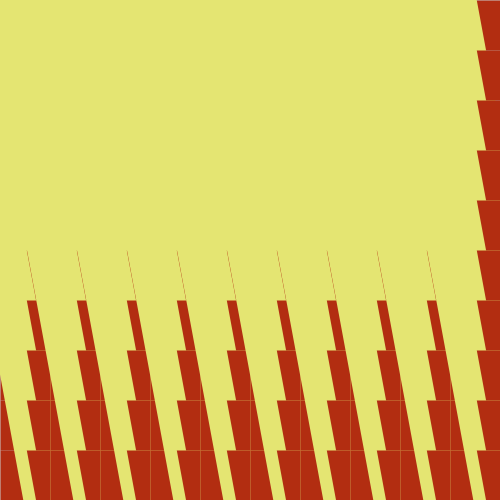
Frame 1 (no input)
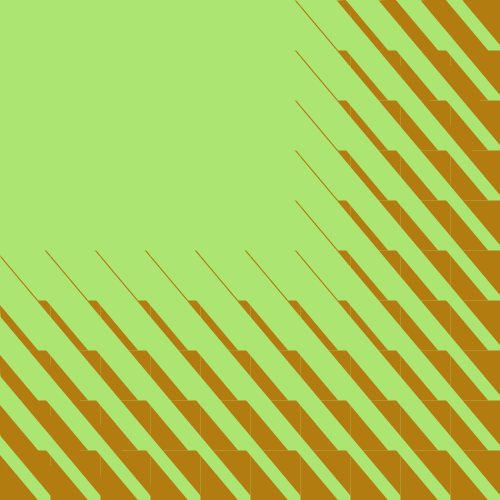
Frame 60 (the mouse pressed at the canvas centre just before this capture)
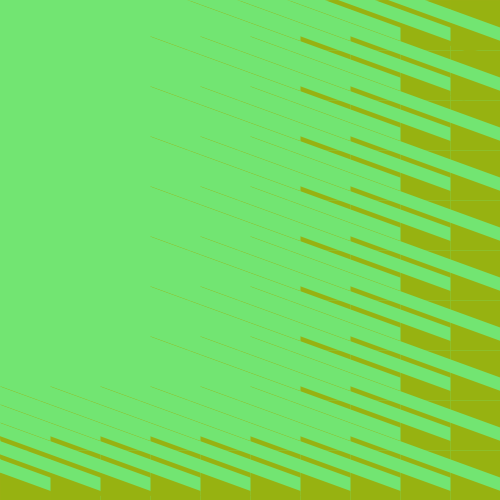
Frame 120 (the mouse held since frame 60 and released just before this capture)

The Processing sketch that drew these frames (run headless with seeded random() and noise(); from frame 60 on, the mouse is pressed at the canvas centre):

// Processing sketch: processing_154626
// ── processing_154626.pde

// day 5: day 2 variations in grids v4

float lineStroke = 10;
float growthSpeed = 1.2;
float growthDirection = 1;
float degrees = 10;
float degrees2 = 10;
float blockWH = 0;
float division = 10;
float x = 0;
float y = 0;

void setup() {
  size(500, 500);
  colorMode(HSB, 360, 100, 100);
  blockWH = width/division;
}


void draw() {
  // pulse degrees
  if (degrees < 180 ) {
    degrees = degrees + 0.5;
  } 
  if (degrees == 180) {
    degrees = 0;
  }

  // flipping degree's for the opposite rotation on the line
  degrees2 = map(degrees, 0, 360, 360, 0);
  
  // for loop for building in the squarea
  for (int i = 1; i <= division; i++) {
    for (int j = 1; j <=division; j++) {
      blockIt(x, y);
      x = x + blockWH;
    }
    y = y + blockWH;
    x = 0;
  }

  y = 0;

}

void blockIt(float locX, float locY) {
  // draw the line
  strokeCap(SQUARE);
  // color in HSB shifting with the rotation
  stroke(degrees, 90, 70);
  //strokeWeight(lineStroke);
  strokeWeight(blockWH);
  line(locX, blockWH/2+locY, blockWH+locX, blockWH/2+locY);

  // black lines

  noStroke();
  rectMode(CENTER);
  fill(degrees+50, 50, 90);

  // line one
  pushMatrix();
  translate(blockWH/2+locX, blockWH/2+locY);
  rotate(radians(degrees2));
  rect(0, 0, blockWH/4, width*3 );
  popMatrix();
}
